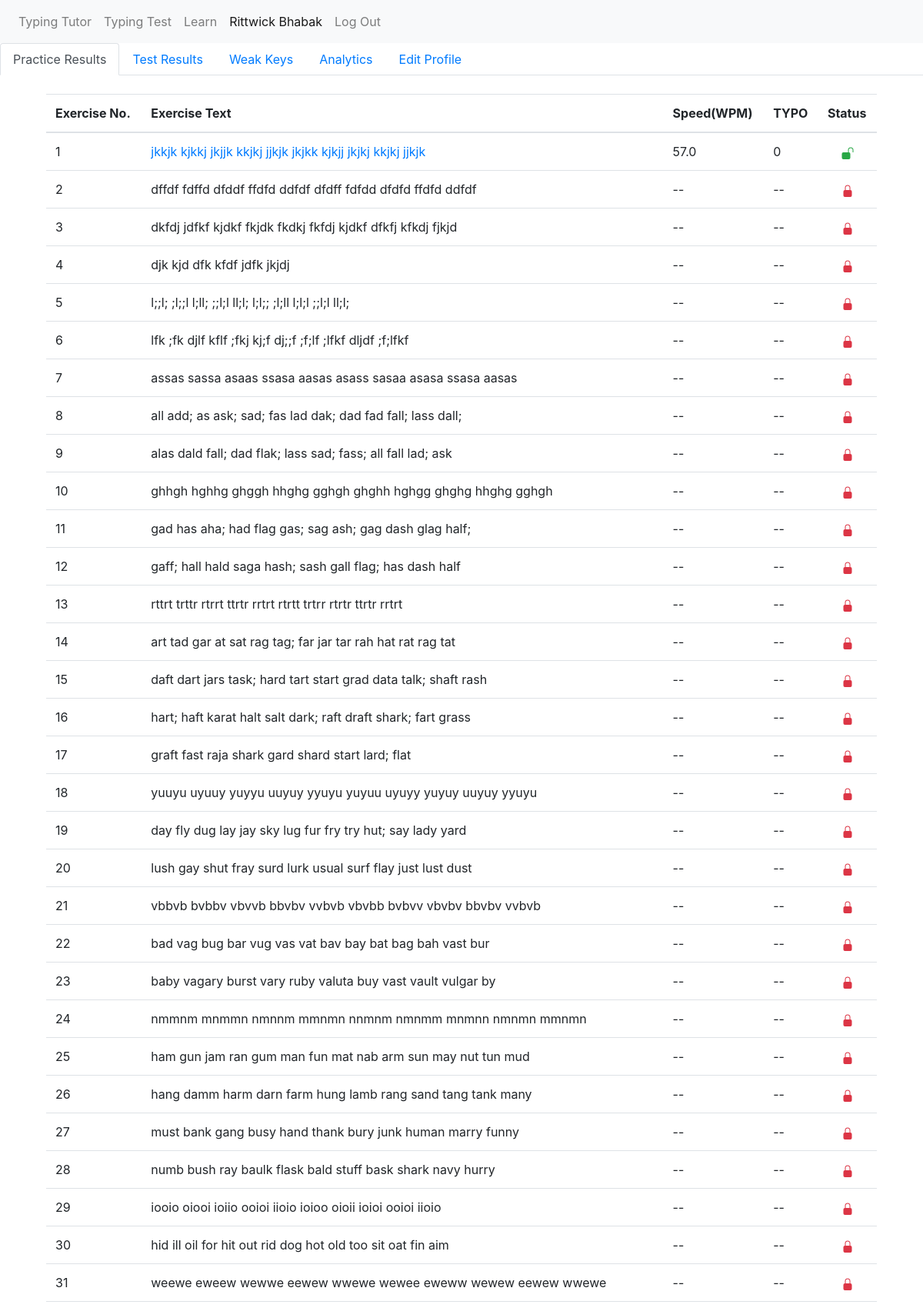
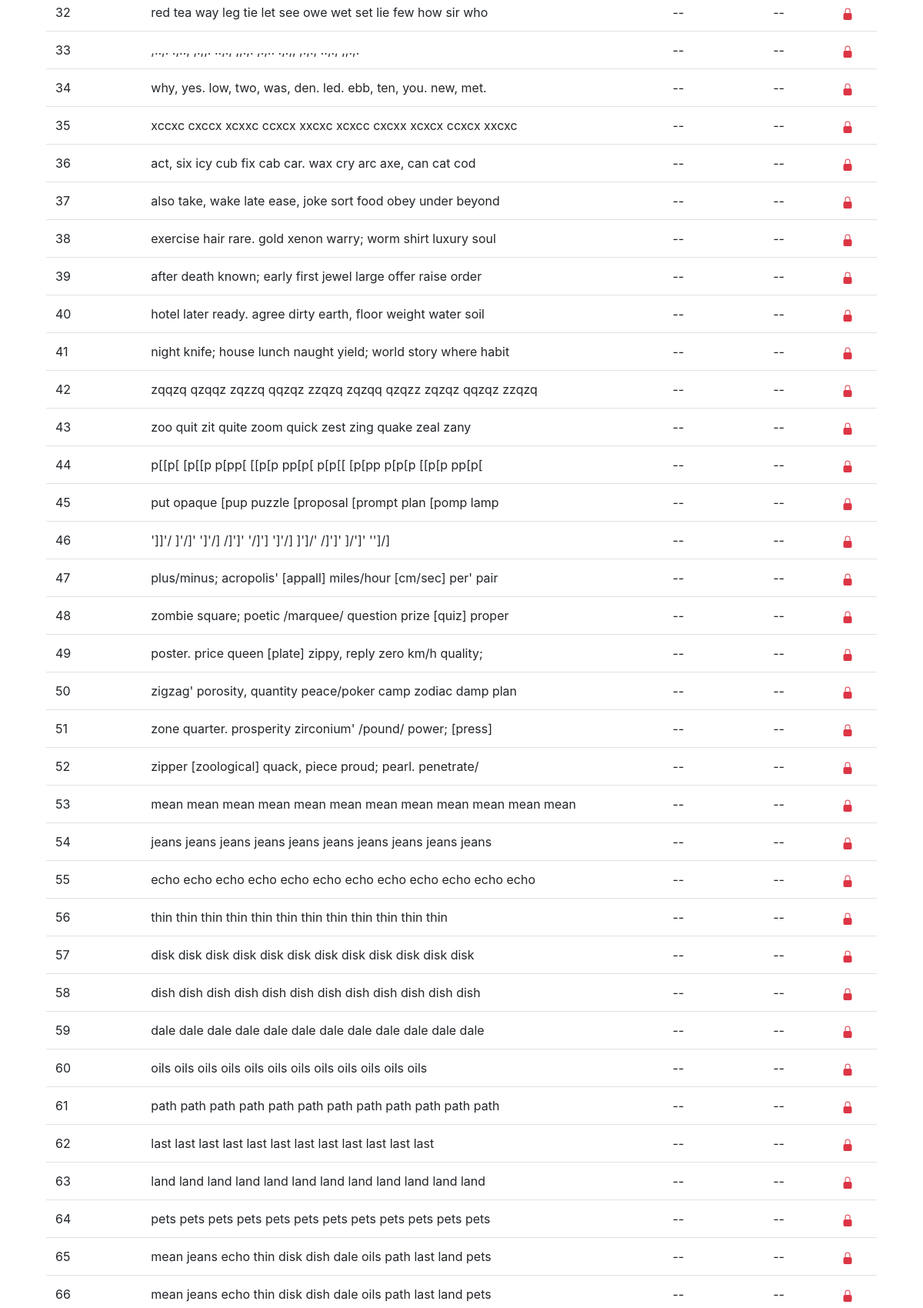
The app's page /dashboard (signed in, upper part) with its own data (2 pictures, top to bottom).
### myproject/models.py (models this page shows, shortened)
class User(db.Model,UserMixin):
    __tablename__ = 'users'
    id = db.Column(db.Integer, primary_key=True)
    name = db.Column(db.String(64))
    email = db.Column(db.String(64))
    username = db.Column(db.String(64))
    password_hash = db.Column(db.String(128))
    avgSpeed = db.Column(db.Integer)
    level = db.Column(db.Integer)
    weakKeys = db.Column(db.String)

class Exercise(db.Model):
    __tablename__ = 'exercises'
    id = db.Column(db.Integer, primary_key=True)
    user_id = db.Column(db.Integer)
    line_id = db.Column(db.Integer)
    speed = db.Column(db.Float)
    error = db.Column(db.Integer)

### app.py (the view)
@app.route('/dashboard')
@login_required
def dashboard():
    user_id = session['current_user_id_typemaster']
    level = User.query.get(user_id).level
    passedText = []
    for i in range(level):
            ex = Exercise.query.filter_by(user_id=user_id,line_id=i).first()
            if ex is not None:
                passedText.append([i+1,PracticeLine[i],ex.speed,ex.error])
            else:
                passedText.append([i+1,PracticeLine[i],'--','--'])
    futureText = []
    for i in range(level,len(PracticeLine)):
        futureText.append([i+1,PracticeLine[i],'--','--'])
    return render_template('dashboard.html', passedText=passedText, futureText=futureText)

### myproject/models.py (called while the page is built)
@login_manager.user_loader
def load_user(user_id):
    return User.query.get(user_id)

### myproject/templates/dashboard.html (shortened to what this page needs)
{% extends "dashboardbase.html" %}
{% block activepractice %} active {% endblock %}
{% block dashboarditems %}
<div class="container my-4 mydiv" id="practice-div">
    <table class="table">
        <thead>
            <tr>
                <th scope="col">Exercise No.</th>
                <th scope="col">Exercise Text</th>
                <th scope="col">Speed(WPM)</th>
                <th scope="col">TYPO</th>
                <th scope="col">Status</th>
            </tr>
        </thead>
        <tbody>
            {% for text in passedText %}
            <tr>
                <td>{{text[0]}}</td>
                <td><a href="/customexercise/{{text[0]-1}}" target="_blank">{{text[1]}}</a></td>
                <td>{{text[2]}}</td>
                <td>{{text[3]}}</td>
                <td class="text-center"></td>
            </tr>
            {% endfor %}
            {% for text in futureText %}
            <tr>
                <td>{{text[0]}}</td>
                <td>{{text[1]}}</td>
                <td>--</td>
                <td>--</td>
                <td class="text-center"><svg class="bi bi-lock-fill text-danger" width="1em" height="1em"
                        viewBox="0 0 16 16" fill="currentColor" xmlns="http://www.w3.org/2000/svg">
                        <rect width="11" height="9" x="2.5" y="7" rx="2"></rect>
                        <path fill-rule="evenodd" d="M4.5 4a3.5 3.5 0 117 0v3h-1V4a2.5 2.5 0 00-5 0v3h-1V4z"
                            clip-rule="evenodd"></path>
                    </svg></td>
            </tr>
            {% endfor %}
        </tbody>
    </table>
</div>
{% endblock %}

### myproject/templates/base.html (shortened to what this page needs)
<!DOCTYPE html>
<html lang="en">
<head>
  <link rel="stylesheet" href="{{ url_for('static', filename='css/bootstrap.css') }}">
  <link rel="stylesheet" href="{{ url_for('static', filename='css/base.css') }}">
</head>
<body>
  <nav class="navbar navbar-expand navbar-light bg-light">
    <div class="collapse navbar-collapse" id="navbarsExample02">
      <ul class="navbar-nav mr-auto">
        {% if current_user.is_authenticated %}
        <li class="nav-item {% block activetutor %} {% endblock %}">
          <a class="nav-link" href="{{url_for('exercise')}}">Typing Tutor <span class="sr-only">(current)</span></a>
        </li>
        {% else %}
        <li class="nav-item active">
          <a href="{{url_for('index')}}" class="nav-link">Home</a>
        </li>
        {% endif %}
        <li class="nav-item {% block activetest %} {% endblock %}">
          <a class="nav-link" href="{{url_for('typetest')}}">Typing Test</a>
        </li>
        <li class="nav-item {% block activelearn %} {% endblock %}">
          <a class="nav-link" href="#">Learn</a>
        </li>
        {% if current_user.is_authenticated %}
        <li class="nav-item {% block activeusername %} {% endblock %}">
          <a class="nav-link" href="{{url_for('dashboard')}}">{{current_user.name}}</a>
        </li>
        <li class="nav-item {% block activelogout %} {% endblock %}">
          <a class="nav-link" href="{{url_for('logout')}}">Log Out</a>
        </li>
        {% endif %}
      </ul>
    </div>
  </nav>
  {% block body %} {% endblock %}
</body>
</html>

### records on screen
User: name "Rittwick Bhabak"
Exercise: id "1", text "jkkjk kjkkj jkjjk kkjkj jjkjk jkjkk kjkjj jkjkj kkjkj jjkjk", speed "57.0", text "0"

### other values on screen
{{ text[0] }} "2" "3" "4" "5" "6" "7" "8" "9" "10" "11" "12" "13" "14" "15" "16" "17" "18" "19" "20" "21" "22" "23" "24" "25" "26" "27" "28" "29" "30" "31" "32" "33" "34" "35" "36" "37" "38" "39" "40" "41" "42" "43" "44" "45" "46" "47" "48" "49" "50" "51" "52" "53" "54" "55" "56" "57" "58" "59" "60" "61" "62" "63" "64" "65" "66"
{{ text[1] }} "dffdf fdffd dfddf ffdfd ddfdf dfdff fdfdd dfdfd ffdfd ddfdf" "dkfdj jdfkf kjdkf fkjdk fkdkj fkfdj kjdkf dfkfj kfkdj fjkjd" "djk kjd dfk kfdf jdfk jkjdj" "l;;l; ;l;;l l;ll; ;;l;l ll;l; l;l;; ;l;ll l;l;l ;;l;l ll;l;" "lfk ;fk djlf kflf ;fkj kj;f dj;;f ;f;lf ;lfkf dljdf ;f;lfkf" "assas sassa asaas ssasa aasas asass sasaa asasa ssasa aasas" "all add; as ask; sad; fas lad dak; dad fad fall; lass dall;" "alas dald fall; dad flak; lass sad; fass; all fall lad; ask" "ghhgh hghhg ghggh hhghg gghgh ghghh hghgg ghghg hhghg gghgh" "gad has aha; had flag gas; sag ash; gag dash glag half;" "gaff; hall hald saga hash; sash gall flag; has dash half" "rttrt trttr rtrrt ttrtr rrtrt rtrtt trtrr rtrtr ttrtr rrtrt" "art tad gar at sat rag tag; far jar tar rah hat rat rag tat" "daft dart jars task; hard tart start grad data talk; shaft rash" "hart; haft karat halt salt dark; raft draft shark; fart grass" "graft fast raja shark gard shard start lard; flat" "yuuyu uyuuy yuyyu uuyuy yyuyu yuyuu uyuyy yuyuy uuyuy yyuyu" "day fly dug lay jay sky lug fur fry try hut; say lady yard" "lush gay shut fray surd lurk usual surf flay just lust dust" "vbbvb bvbbv vbvvb bbvbv vvbvb vbvbb bvbvv vbvbv bbvbv vvbvb" "bad vag bug bar vug vas vat bav bay bat bag bah vast bur" "baby vagary burst vary ruby valuta buy vast vault vulgar by" "nmmnm mnmmn nmnnm mmnmn nnmnm nmnmm mnmnn nmnmn mmnmn" "ham gun jam ran gum man fun mat nab arm sun may nut tun mud" "hang damm harm darn farm hung lamb rang sand tang tank many" "must bank gang busy hand thank bury junk human marry funny" "numb bush ray baulk flask bald stuff bask shark navy hurry" "iooio oiooi ioiio ooioi iioio ioioo oioii ioioi ooioi iioio" "hid ill oil for hit out rid dog hot old too sit oat fin aim" "weewe eweew wewwe eewew wwewe wewee eweww wewew eewew wwewe" "red tea way leg tie let see owe wet set lie few how sir who" ",..,. .,.., ,.,,. ..,., ,,.,. ,.,.. .,.,, ,.,., ..,., ,,.,." "why, yes. low, two, was, den. led. ebb, ten, you. new, met." "xccxc cxccx xcxxc ccxcx xxcxc xcxcc cxcxx xcxcx ccxcx xxcxc" "act, six icy cub fix cab car. wax cry arc axe, can cat cod" "also take, wake late ease, joke sort food obey under beyond" "exercise hair rare. gold xenon warry; worm shirt luxury soul" "after death known; early first jewel large offer raise order" "hotel later ready. agree dirty earth, floor weight water soil" "night knife; house lunch naught yield; world story where habit" "zqqzq qzqqz zqzzq qqzqz zzqzq zqzqq qzqzz zqzqz qqzqz zzqzq" "zoo quit zit quite zoom quick zest zing quake zeal zany" "p[[p[ [p[[p p[pp[ [[p[p pp[p[ p[p[[ [p[pp p[p[p [[p[p pp[p[" "put opaque [pup puzzle [proposal [prompt plan [pomp lamp" "']]'/ ]'/]' ']'/] /]']' '/]'] ']'/] ]']/' /]']' ]/']' '']/]" "plus/minus; acropolis' [appall] miles/hour [cm/sec] per' pair" "zombie square; poetic /marquee/ question prize [quiz] proper" "poster. price queen [plate] zippy, reply zero km/h quality;" "zigzag' porosity, quantity peace/poker camp zodiac damp plan" "zone quarter. prosperity zirconium' /pound/ power; [press]" "zipper [zoological] quack, piece proud; pearl. penetrate/" "mean mean mean mean mean mean mean mean mean mean mean mean" "jeans jeans jeans jeans jeans jeans jeans jeans jeans jeans" "echo echo echo echo echo echo echo echo echo echo echo echo" "thin thin thin thin thin thin thin thin thin thin thin thin" "disk disk disk disk disk disk disk disk disk disk disk disk" "dish dish dish dish dish dish dish dish dish dish dish dish" "dale dale dale dale dale dale dale dale dale dale dale dale" "oils oils oils oils oils oils oils oils oils oils oils oils" "path path path path path path path path path path path path" "last last last last last last last last last last last last" "land land land land land land land land land land land land" "pets pets pets pets pets pets pets pets pets pets pets pets" "mean jeans echo thin disk dish dale oils path last land pets" "mean jeans echo thin disk dish dale oils path last land pets"
